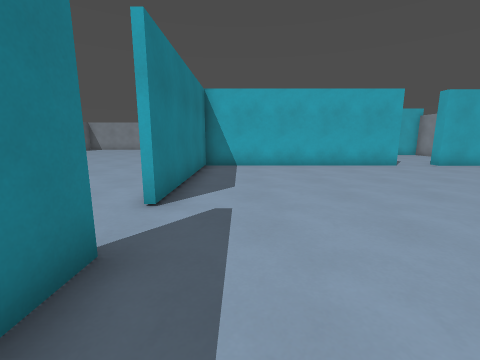
View 1 (above)

17 first-person views from a walk through a 3-D level made in the Godot game engine. The camera is 1.3 m above the floor, tilts 10° down and sees 90° across. Doors that lead somewhere are drawn open, without their leaves. The floor is counted in squares, 1 m on a side. Each view is taken from the middle of a square. On the plan, view 1 faces up. The plan holds only what a view shows up to about 12 squares ahead; the rest is blank.

View 2
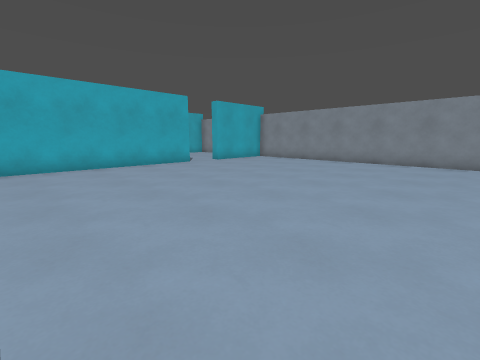

View 3
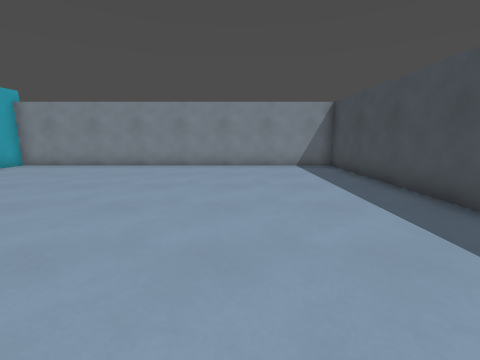

View 4
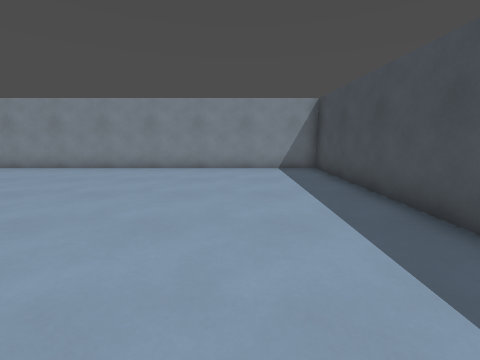

View 5
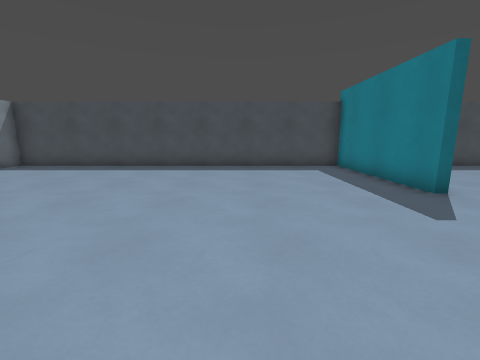

View 6
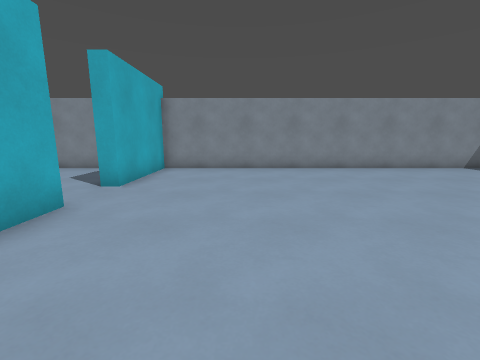

View 7
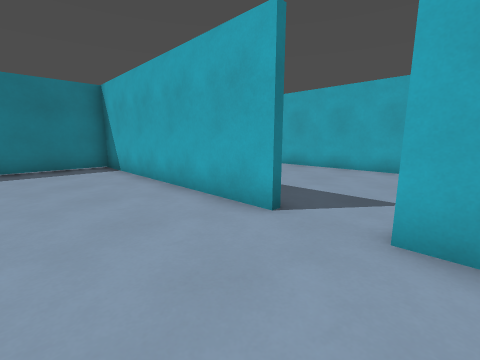

View 8
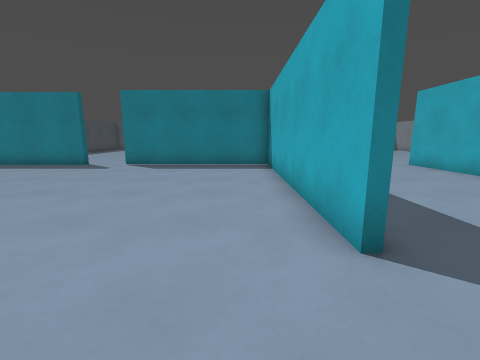

View 9
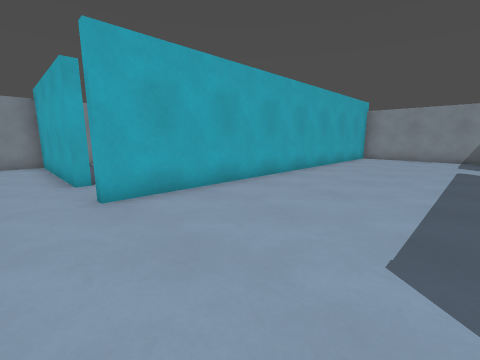

View 10
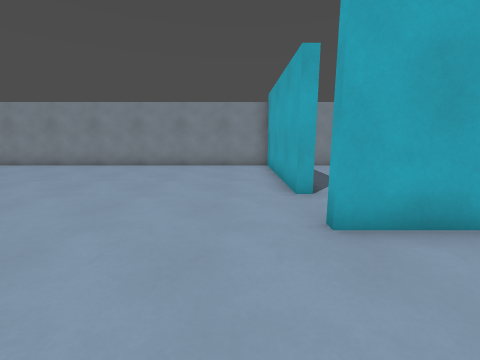

View 11
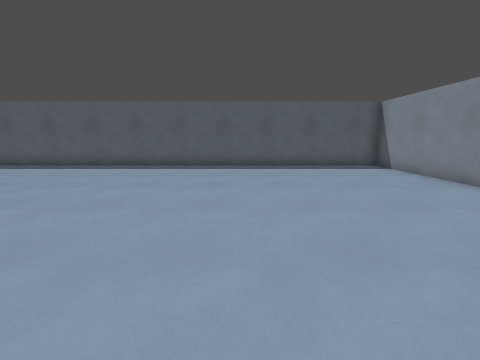

View 12
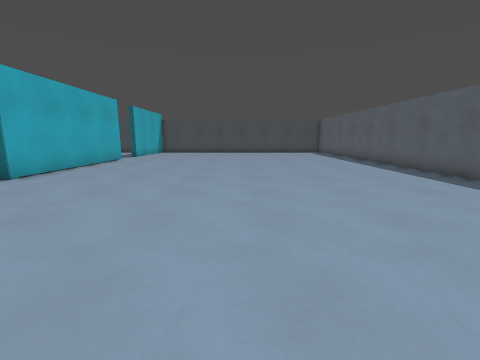

View 13
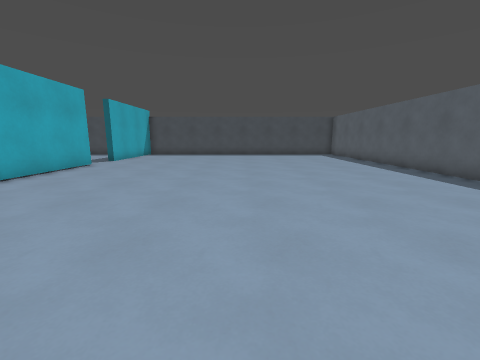

View 14
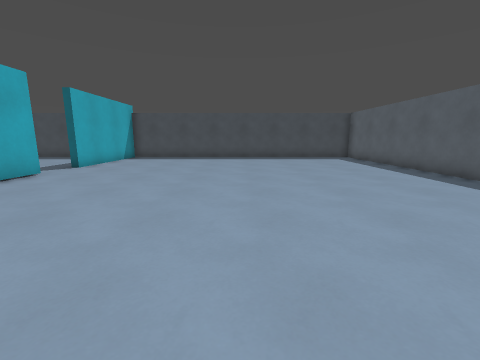

View 15
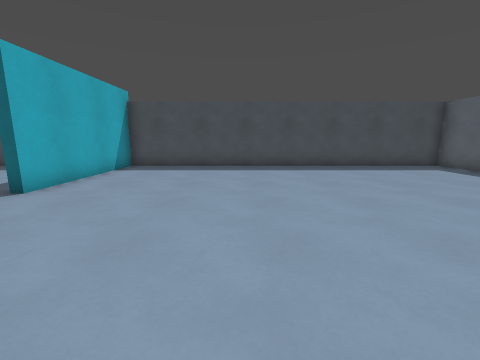

View 16
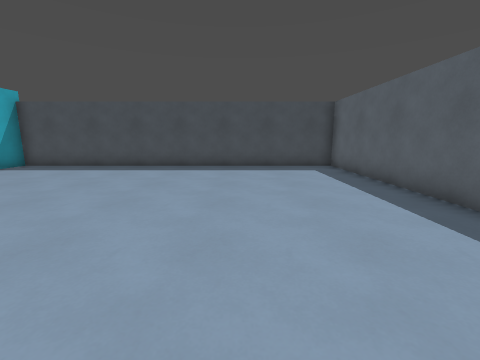

View 17
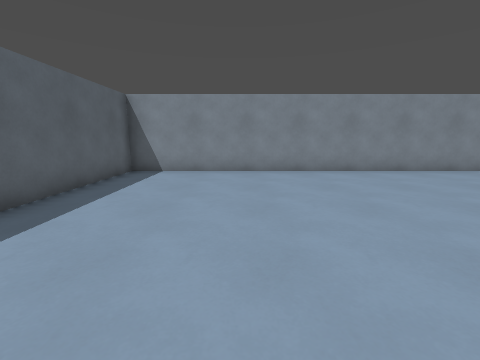

### Floor plan
Points are (right, up) in squares from view 1. A wall is a line through its corners. A room is listed if a view was taken in it or the views show most of it. See-through windows are left out.
Room 1 (views 1, 2, 3, 4, 5, 6, 7, 8)
walls: (7.5, 11.4) (-1.6, 11.4) (-1.6, 4.4); (-1.6, 2.5) (-1.6, -3.2) (13.3, -3.2) (13.3, 11.4) (9.4, 11.4)
ways out: open door at (-2, 3.5) to room 2; open door at (8.5, 11.5) to room 2
Room 2 (views 9, 10, 11, 12, 13, 14, 15, 16, 17)
walls: (-1.7, 20.5) (-1.7, 26.4) (-16.3, 26.4) (-16.3, -3.2) (-1.9, -3.2) (-1.9, 2.5); (-1.9, 4.4) (-1.9, 11.8); (9.1, 18.2) (-1.7, 18.2) (-1.7, 18.6); (13.3, 13) (13.3, 15.9)
ways out: open door at (-2, 3.5) to room 1; open door at (8.5, 11.5) to room 1; open door at (-1.5, 19.5)

Where each view was taken, in squares from view 1:
view 1: 0 up, 0 right, facing up
view 2: 0 up, 0 right, facing up-right
view 3: 1 up, 2 right, facing right
view 4: 0 up, 3 right, facing right
view 5: 8 up, 3 right, facing down
view 6: 8 up, 3 right, facing right
view 7: 8 up, 10 right, facing up-left
view 8: 10 up, 10 right, facing left
view 9: 13 up, 3 left, facing up-right
view 10: 15 up, 3 left, facing up
view 11: 20 up, 5 left, facing left
view 12: 19 up, 9 left, facing down
view 13: 16 up, 9 left, facing down
view 14: 13 up, 9 left, facing down
view 15: 8 up, 7 left, facing down
view 16: 8 up, 12 left, facing down
view 17: 17 up, 12 left, facing up
